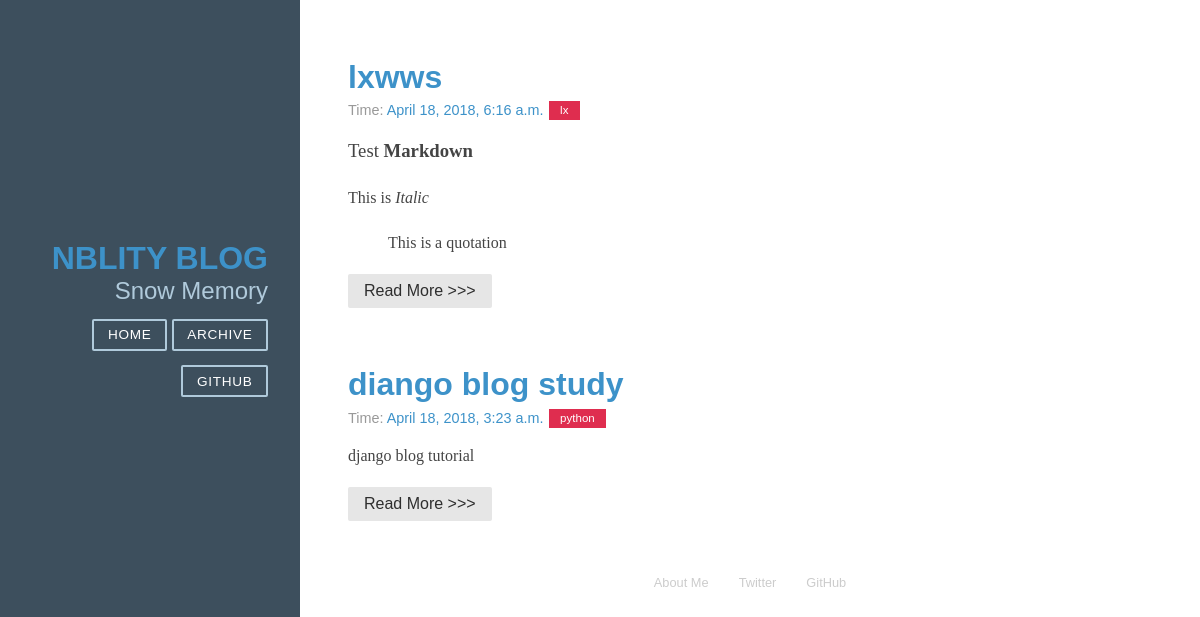
The app's page /, older data.
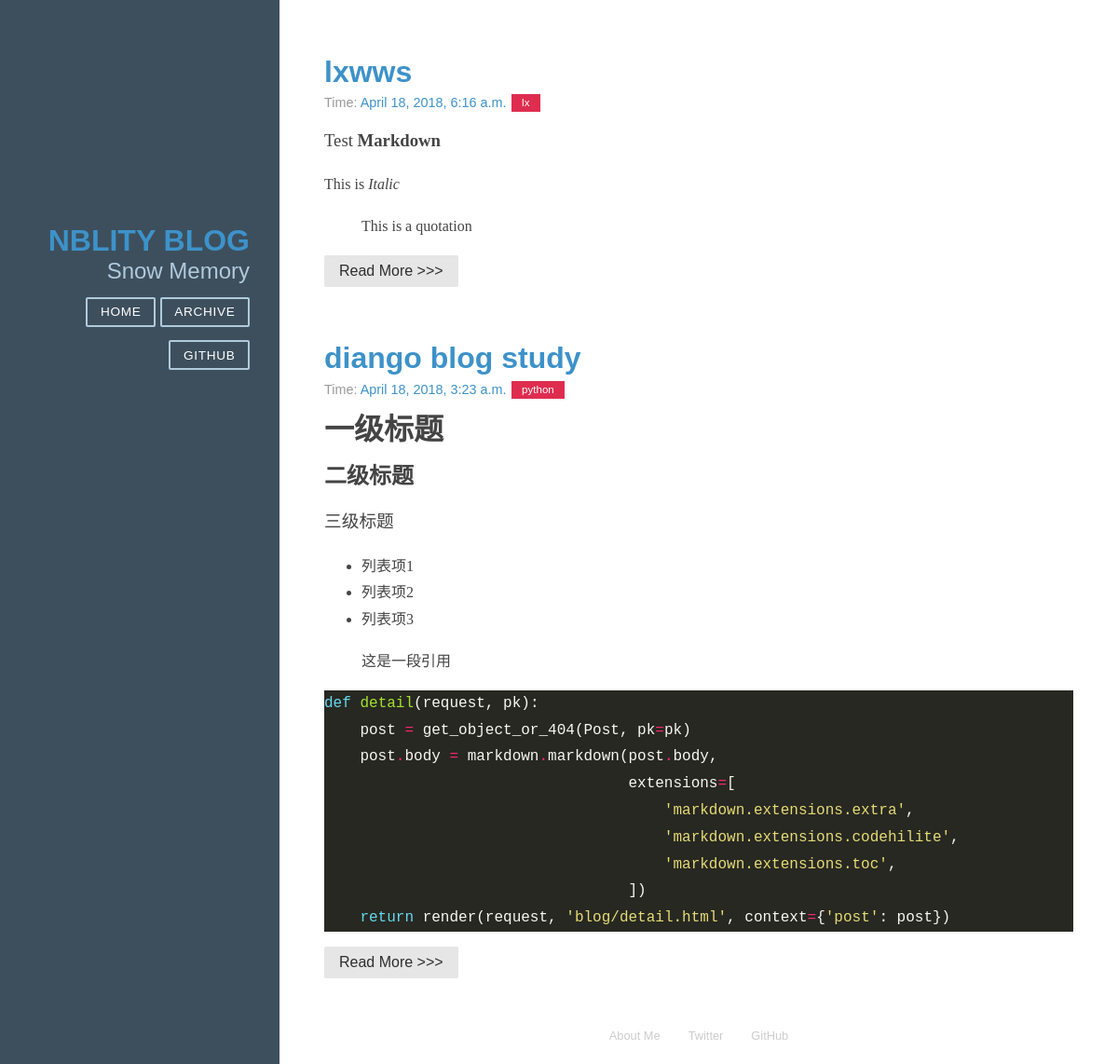
The same page, newer data.
### article/models.py (models this page shows, shortened)
class Article(models.Model):
    title = models.CharField(max_length = 100)#博客题目
    category = models.CharField(max_length = 50)#博客标签
    date_time = models.DateTimeField(auto_now_add=True)#博客日期
    content = models.TextField(blank=True,null=True) #博客文章正文
    class Meta:
        ordering = ['-date_time']

### article/views.py (the view)
# urls.py: 2. Add a URL to urlpatterns:  path('', views.home, name='home')
def home(request):
    post_list = Article.objects.all()
    return render(request, 'home.html', {'post_list':post_list})
    return HttpResponse("hello world,django")

### article/templatetags/custom_markdown.py (called while the page is built)
@register.filter(is_safe=True)  #注册template filter
@stringfilter  #希望字符串作为参数
def custom_markdown(value):
    return mark_safe(markdown.markdown(value,
        extensions = [
                        'markdown.extensions.extra',
                        'markdown.extensions.codehilite',
                        'markdown.extensions.toc'
                      ],
                                       safe_mode=True,
                                       enable_attributes=False))

### templates/home.html
{% extends "base.html" %}
{%load custom_markdown%}
{% block content %}
<div class="posts">
    {% for post in post_list %}
        <section class="post">
            <header class="post-header">
                <h2 class="post-title">
                	<a href="{%url 'detail' id=post.id %}">
                		{{ post.title }}
                	</a>
                </h2>
                <p class="post-meta">
                    Time:  <a class="post-author" href="#">
                    			{{ post.date_time}}
                    	   </a>
                     	   <a class="post-category post-category-js" href="#">
                     	   		{{ post.category }}
                     	   </a>
                </p>
            </header>
            <div class="post-description">
                <p>
                    {{ post.content|custom_markdown}}
                </p>
            </div>
            <a class="pure-button" href="{%url 'detail' id=post.id%}">
            	Read More >>>
            </a>
        </section>
    {% endfor %}
</div>
{% endblock %}

Row changes from the older to the newer data that the page shows:
changed Article "diango blog study": content|custom_markdown "django blog tutorial" → "一级标题 二级标题 三级标题 列表项1 列表项2 列表项3 这是一段引用 def detail ( request , pk ): post = get_object_or_404 ( Post , pk = pk ) post . body = markdown . markdown ( post . body , extensions = [ 'markdown.extensions.extra' , 'markdown.extensions.codehilite' , 'markdown.extensions.toc' , ]) return render ( request , 'blog/detail.html' , context = { 'post' : post })"
